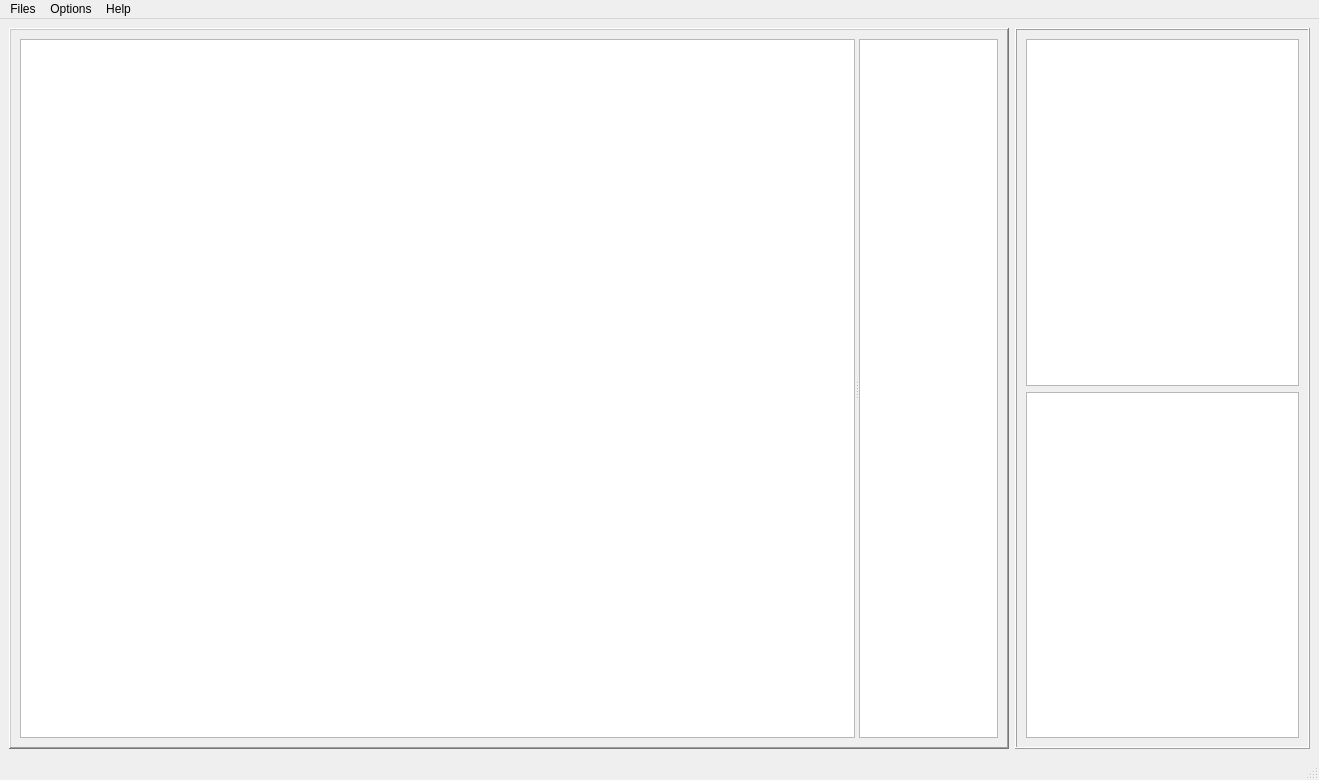
<?xml version="1.0" encoding="UTF-8"?>
<ui version="4.0">
 <class>MainWindow</class>
 <widget class="QMainWindow" name="MainWindow">
  <property name="geometry">
   <rect>
    <x>0</x>
    <y>0</y>
    <width>1319</width>
    <height>780</height>
   </rect>
  </property>
  <property name="windowTitle">
   <string>GLViewer</string>
  </property>
  <widget class="QWidget" name="centralwidget">
   <property name="sizePolicy">
    <sizepolicy hsizetype="Minimum" vsizetype="Minimum">
     <horstretch>0</horstretch>
     <verstretch>0</verstretch>
    </sizepolicy>
   </property>
   <layout class="QGridLayout" name="gridLayout">
    <item row="0" column="1">
     <widget class="QFrame" name="frame">
      <property name="sizePolicy">
       <sizepolicy hsizetype="Preferred" vsizetype="Preferred">
        <horstretch>2</horstretch>
        <verstretch>1</verstretch>
       </sizepolicy>
      </property>
      <property name="minimumSize">
       <size>
        <width>200</width>
        <height>0</height>
       </size>
      </property>
      <property name="baseSize">
       <size>
        <width>200</width>
        <height>0</height>
       </size>
      </property>
      <property name="frameShape">
       <enum>QFrame::Box</enum>
      </property>
      <property name="frameShadow">
       <enum>QFrame::Raised</enum>
      </property>
      <layout class="QVBoxLayout" name="verticalLayout">
       <item>
        <widget class="ParameterTree" name="selectiontree">
         <property name="sizePolicy">
          <sizepolicy hsizetype="Expanding" vsizetype="Expanding">
           <horstretch>1</horstretch>
           <verstretch>2</verstretch>
          </sizepolicy>
         </property>
         <attribute name="headerVisible">
          <bool>false</bool>
         </attribute>
         <column>
          <property name="text">
           <string notr="true">1</string>
          </property>
         </column>
        </widget>
       </item>
       <item>
        <widget class="ParameterTree" name="graphTree">
         <property name="sizePolicy">
          <sizepolicy hsizetype="Expanding" vsizetype="Expanding">
           <horstretch>1</horstretch>
           <verstretch>2</verstretch>
          </sizepolicy>
         </property>
         <attribute name="headerVisible">
          <bool>false</bool>
         </attribute>
         <column>
          <property name="text">
           <string notr="true">1</string>
          </property>
         </column>
        </widget>
       </item>
      </layout>
     </widget>
    </item>
    <item row="0" column="0">
     <widget class="QFrame" name="frame_4">
      <property name="sizePolicy">
       <sizepolicy hsizetype="Preferred" vsizetype="Preferred">
        <horstretch>6</horstretch>
        <verstretch>0</verstretch>
       </sizepolicy>
      </property>
      <property name="minimumSize">
       <size>
        <width>1000</width>
        <height>0</height>
       </size>
      </property>
      <property name="baseSize">
       <size>
        <width>700</width>
        <height>0</height>
       </size>
      </property>
      <property name="frameShape">
       <enum>QFrame::WinPanel</enum>
      </property>
      <property name="frameShadow">
       <enum>QFrame::Raised</enum>
      </property>
      <layout class="QHBoxLayout" name="horizontalLayout">
       <item>
        <widget class="QSplitter" name="splitter">
         <property name="minimumSize">
          <size>
           <width>5</width>
           <height>0</height>
          </size>
         </property>
         <property name="orientation">
          <enum>Qt::Horizontal</enum>
         </property>
         <widget class="GraphicsLayoutWidget" name="maingraph">
          <property name="sizePolicy">
           <sizepolicy hsizetype="Expanding" vsizetype="Expanding">
            <horstretch>6</horstretch>
            <verstretch>0</verstretch>
           </sizepolicy>
          </property>
          <property name="minimumSize">
           <size>
            <width>400</width>
            <height>0</height>
           </size>
          </property>
          <property name="baseSize">
           <size>
            <width>800</width>
            <height>0</height>
           </size>
          </property>
         </widget>
         <widget class="QTreeView" name="treefile">
          <property name="sizePolicy">
           <sizepolicy hsizetype="MinimumExpanding" vsizetype="Expanding">
            <horstretch>1</horstretch>
            <verstretch>0</verstretch>
           </sizepolicy>
          </property>
          <property name="minimumSize">
           <size>
            <width>100</width>
            <height>0</height>
           </size>
          </property>
          <property name="baseSize">
           <size>
            <width>200</width>
            <height>0</height>
           </size>
          </property>
          <property name="alternatingRowColors">
           <bool>false</bool>
          </property>
          <property name="selectionMode">
           <enum>QAbstractItemView::ExtendedSelection</enum>
          </property>
          <property name="allColumnsShowFocus">
           <bool>true</bool>
          </property>
          <property name="headerHidden">
           <bool>false</bool>
          </property>
          <attribute name="headerMinimumSectionSize">
           <number>80</number>
          </attribute>
          <attribute name="headerDefaultSectionSize">
           <number>39</number>
          </attribute>
          <attribute name="headerHighlightSections">
           <bool>true</bool>
          </attribute>
          <attribute name="headerShowSortIndicator" stdset="0">
           <bool>false</bool>
          </attribute>
          <attribute name="headerStretchLastSection">
           <bool>true</bool>
          </attribute>
         </widget>
        </widget>
       </item>
      </layout>
     </widget>
    </item>
   </layout>
  </widget>
  <widget class="QMenuBar" name="menubar">
   <property name="geometry">
    <rect>
     <x>0</x>
     <y>0</y>
     <width>1319</width>
     <height>22</height>
    </rect>
   </property>
   <widget class="QMenu" name="menuFiles">
    <property name="title">
     <string>Files</string>
    </property>
    <widget class="QMenu" name="menuImport">
     <property name="title">
      <string>Import...</string>
     </property>
     <addaction name="actionGeneric_csv_file"/>
     <addaction name="actionImport_txt"/>
    </widget>
    <widget class="QMenu" name="menuLoad_Workspace">
     <property name="title">
      <string>Load...</string>
     </property>
     <addaction name="actionLoad_csv"/>
     <addaction name="actionLoad_json"/>
    </widget>
    <widget class="QMenu" name="recent_files_menu">
     <property name="title">
      <string>Recent files</string>
     </property>
    </widget>
    <addaction name="menuLoad_Workspace"/>
    <addaction name="menuImport"/>
    <addaction name="separator"/>
    <addaction name="recent_files_menu"/>
    <addaction name="separator"/>
    <addaction name="actionSave_to"/>
    <addaction name="separator"/>
    <addaction name="actionQuit"/>
   </widget>
   <widget class="QMenu" name="menuHelp">
    <property name="title">
     <string>Help</string>
    </property>
    <addaction name="actionAbout"/>
   </widget>
   <widget class="QMenu" name="menuOptions">
    <property name="title">
     <string>Options</string>
    </property>
    <addaction name="actionParameters"/>
    <addaction name="actionAuto_Extract"/>
   </widget>
   <addaction name="menuFiles"/>
   <addaction name="menuOptions"/>
   <addaction name="menuHelp"/>
  </widget>
  <widget class="QStatusBar" name="statusbar"/>
  <action name="actionAbout">
   <property name="text">
    <string>About</string>
   </property>
  </action>
  <action name="actionParameters">
   <property name="text">
    <string>Parameters</string>
   </property>
  </action>
  <action name="actionSave_to">
   <property name="text">
    <string>Save to</string>
   </property>
  </action>
  <action name="actionQuit">
   <property name="text">
    <string>Quit</string>
   </property>
  </action>
  <action name="actionGeneric_csv_file">
   <property name="text">
    <string>Generic .csv file</string>
   </property>
  </action>
  <action name="actionImport_txt">
   <property name="text">
    <string>.txt file</string>
   </property>
  </action>
  <action name="actionLoad_csv">
   <property name="text">
    <string>Graphtec .csv formated file</string>
   </property>
  </action>
  <action name="actionLoad_json">
   <property name="text">
    <string>Project file (.json)</string>
   </property>
  </action>
  <action name="actionAuto_Extract">
   <property name="text">
    <string>Auto-Extract</string>
   </property>
  </action>
 </widget>
 <customwidgets>
  <customwidget>
   <class>ParameterTree</class>
   <extends>QTreeWidget</extends>
   <header>pyqtgraph.parametertree</header>
  </customwidget>
  <customwidget>
   <class>GraphicsLayoutWidget</class>
   <extends>QGraphicsView</extends>
   <header>pyqtgraph</header>
  </customwidget>
 </customwidgets>
 <resources/>
 <connections/>
</ui>
